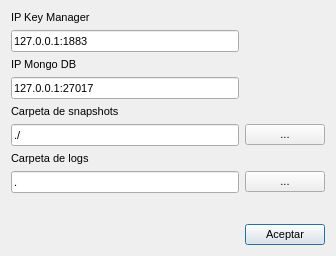
<?xml version="1.0" encoding="UTF-8"?>
<ui version="4.0">
 <class>StartWindow</class>
 <widget class="QDialog" name="StartWindow">
  <property name="geometry">
   <rect>
    <x>0</x>
    <y>0</y>
    <width>336</width>
    <height>256</height>
   </rect>
  </property>
  <property name="font">
   <font>
    <pointsize>8</pointsize>
   </font>
  </property>
  <property name="windowTitle">
   <string>Configuraciones locales</string>
  </property>
  <layout class="QGridLayout" name="gridLayout">
   <item row="2" column="0">
    <widget class="QLabel" name="label_4">
     <property name="font">
      <font>
       <pointsize>8</pointsize>
      </font>
     </property>
     <property name="text">
      <string>IP Mongo DB</string>
     </property>
    </widget>
   </item>
   <item row="8" column="0">
    <spacer name="verticalSpacer">
     <property name="orientation">
      <enum>Qt::Vertical</enum>
     </property>
     <property name="sizeHint" stdset="0">
      <size>
       <width>20</width>
       <height>40</height>
      </size>
     </property>
    </spacer>
   </item>
   <item row="1" column="0">
    <widget class="QLineEdit" name="keymanager_ip">
     <property name="font">
      <font>
       <pointsize>8</pointsize>
      </font>
     </property>
     <property name="text">
      <string>127.0.0.1:1883</string>
     </property>
    </widget>
   </item>
   <item row="0" column="0">
    <widget class="QLabel" name="label">
     <property name="font">
      <font>
       <pointsize>8</pointsize>
      </font>
     </property>
     <property name="text">
      <string>IP Key Manager</string>
     </property>
    </widget>
   </item>
   <item row="5" column="0">
    <widget class="QLineEdit" name="snapshots_dir">
     <property name="font">
      <font>
       <pointsize>8</pointsize>
      </font>
     </property>
     <property name="text">
      <string>./</string>
     </property>
     <property name="readOnly">
      <bool>true</bool>
     </property>
    </widget>
   </item>
   <item row="9" column="1">
    <widget class="QPushButton" name="accept">
     <property name="maximumSize">
      <size>
       <width>100</width>
       <height>16777215</height>
      </size>
     </property>
     <property name="font">
      <font>
       <pointsize>8</pointsize>
      </font>
     </property>
     <property name="text">
      <string>Aceptar</string>
     </property>
    </widget>
   </item>
   <item row="4" column="0">
    <widget class="QLabel" name="label_2">
     <property name="font">
      <font>
       <pointsize>8</pointsize>
      </font>
     </property>
     <property name="text">
      <string>Carpeta de snapshots</string>
     </property>
    </widget>
   </item>
   <item row="6" column="0">
    <widget class="QLabel" name="label_3">
     <property name="font">
      <font>
       <pointsize>8</pointsize>
      </font>
     </property>
     <property name="text">
      <string>Carpeta de logs</string>
     </property>
    </widget>
   </item>
   <item row="5" column="1">
    <widget class="QPushButton" name="set_snapshots_dir">
     <property name="maximumSize">
      <size>
       <width>100</width>
       <height>16777215</height>
      </size>
     </property>
     <property name="font">
      <font>
       <pointsize>8</pointsize>
      </font>
     </property>
     <property name="text">
      <string>...</string>
     </property>
    </widget>
   </item>
   <item row="7" column="0">
    <widget class="QLineEdit" name="logs_dir">
     <property name="font">
      <font>
       <pointsize>8</pointsize>
      </font>
     </property>
     <property name="text">
      <string>.</string>
     </property>
     <property name="readOnly">
      <bool>true</bool>
     </property>
    </widget>
   </item>
   <item row="7" column="1">
    <widget class="QPushButton" name="set_logs_dir">
     <property name="font">
      <font>
       <pointsize>8</pointsize>
      </font>
     </property>
     <property name="text">
      <string>...</string>
     </property>
    </widget>
   </item>
   <item row="3" column="0">
    <widget class="QLineEdit" name="mongo_ip">
     <property name="font">
      <font>
       <pointsize>8</pointsize>
      </font>
     </property>
     <property name="text">
      <string>127.0.0.1:27017</string>
     </property>
    </widget>
   </item>
  </layout>
 </widget>
 <tabstops>
  <tabstop>accept</tabstop>
  <tabstop>keymanager_ip</tabstop>
  <tabstop>mongo_ip</tabstop>
  <tabstop>snapshots_dir</tabstop>
  <tabstop>set_snapshots_dir</tabstop>
  <tabstop>logs_dir</tabstop>
  <tabstop>set_logs_dir</tabstop>
 </tabstops>
 <resources/>
 <connections/>
</ui>
